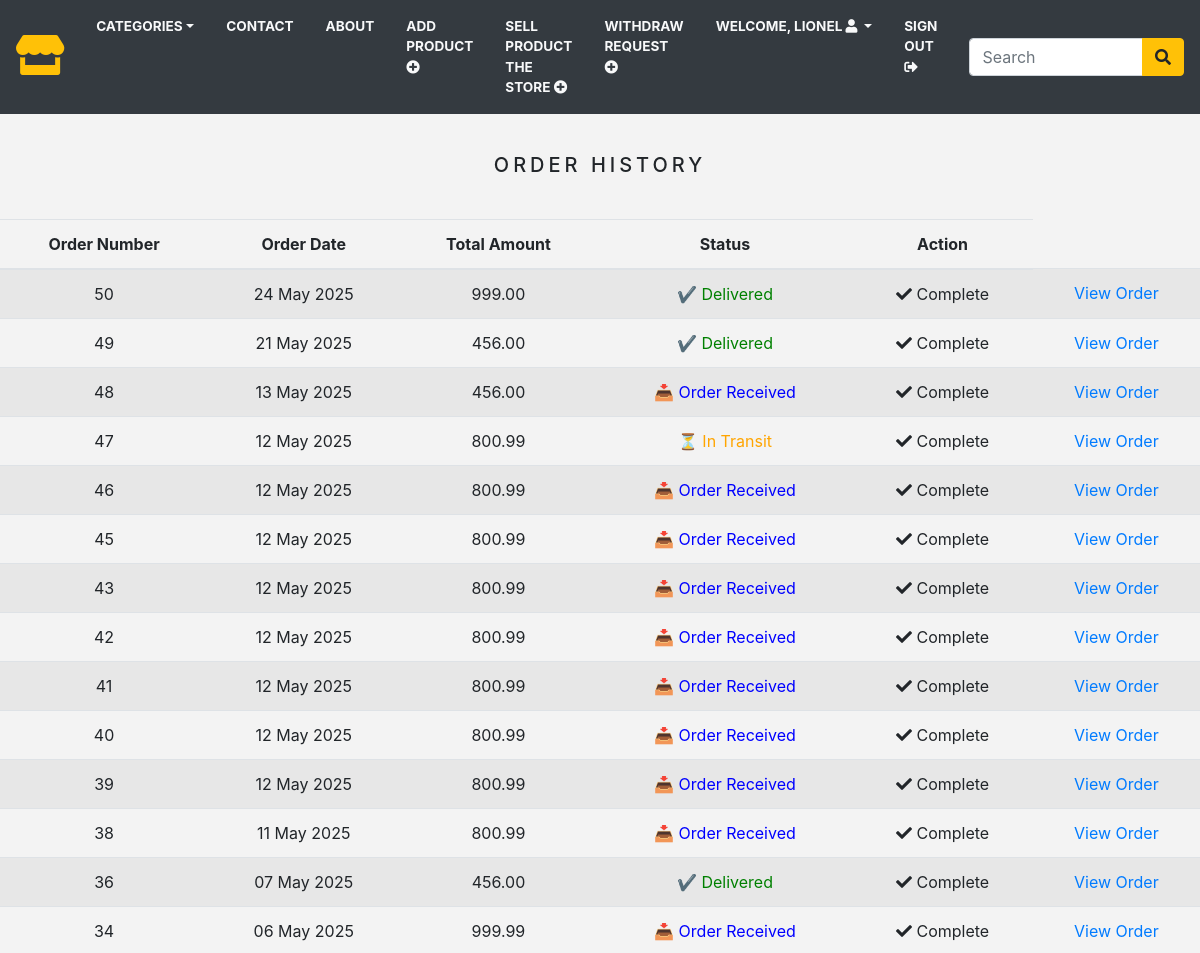
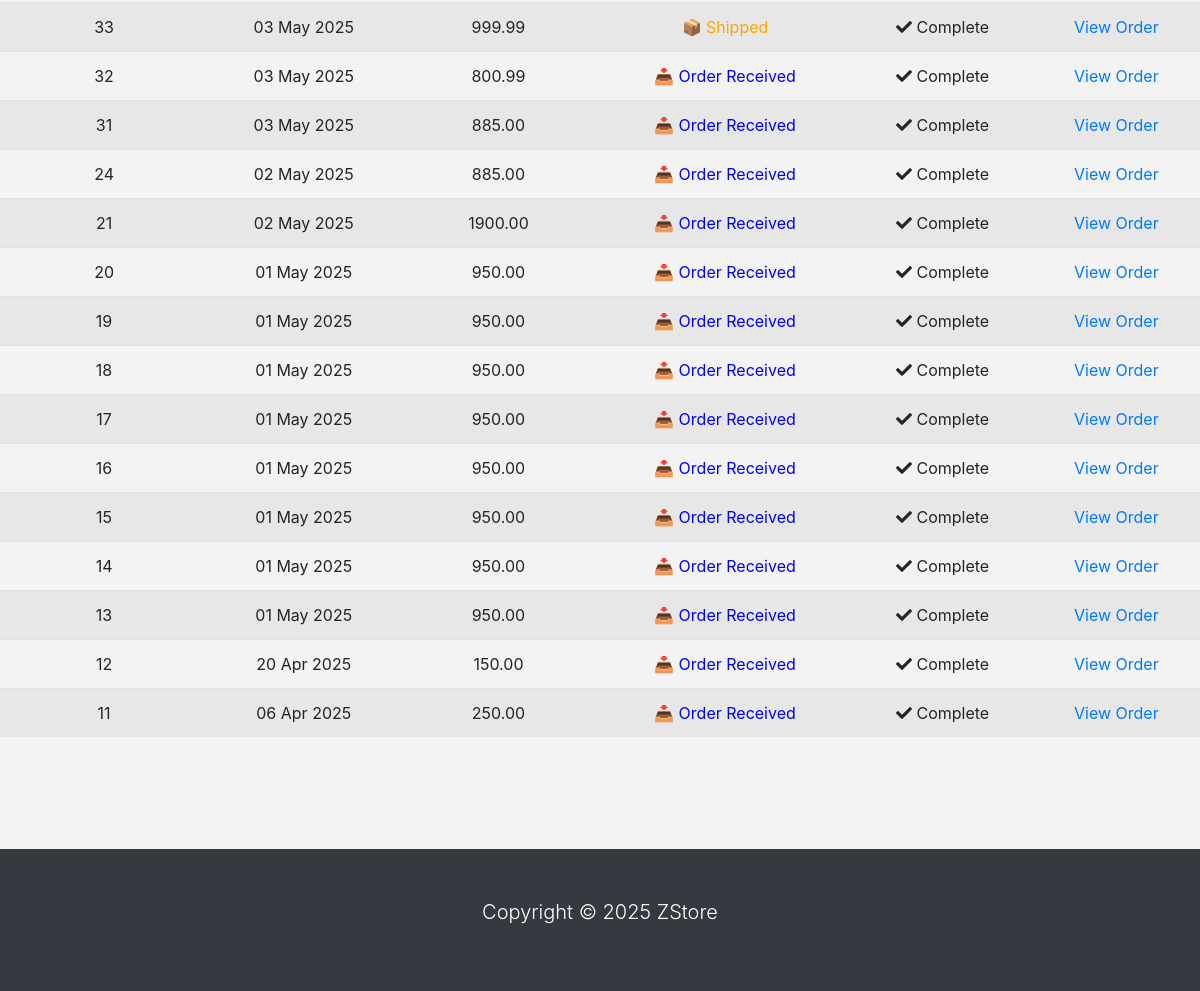
Screenshot of /order_history/ (signed in) with the database file from the repository (2 pictures, top to bottom).
### store/models.py (models this page shows)
class Order(models.Model):
    token = models.CharField(max_length=250, blank=True)
    total = models.DecimalField(max_digits=10, decimal_places=2, verbose_name='USD Order Total')
    emailAddress = models.EmailField(max_length=250, blank=True, verbose_name='Email Address')
    created = models.DateTimeField(auto_now_add=True)
    billingName = models.CharField(max_length=250, blank=True)
    billingAddress1 = models.CharField(max_length=250, blank=True)
    billingCity = models.CharField(max_length=250, blank=True)
    billingPostcode = models.CharField(max_length=250, blank=True)
    billingCountry = models.CharField(max_length=250, blank=True)
    shippingName = models.CharField(max_length=250, blank=True)
    shippingAddress1 = models.CharField(max_length=250, blank=True)
    shippingCity = models.CharField(max_length=250, blank=True)
    shippingPostcode = models.CharField(max_length=250, blank=True)
    shippingCountry = models.CharField(max_length=250, blank=True)
    user = models.ForeignKey(User, on_delete=models.SET_NULL, null=True)
    is_paid = models.BooleanField(default=False)
    is_delivered = models.BooleanField(default=False)
    buyer_confirmed = models.BooleanField(default=False)
    shipping_status = models.CharField(
        max_length=20,
        choices=[
        ("order_received", "Order Received"),
        ("shipped", "Shipped"),
        ("in_transit", "In Transit"),
        ("delivered", "Delivered"),
    ],
    default="order_received"
)
    class Meta:
        db_table = 'Order'
        ordering = ['-created']
    def __str__(self):
        return f"Order #{self.id}"

### store/views.py (the view)
# urls.py: path('order_history/', views.orderHistory, name='order_history'),
@login_required(redirect_field_name='next', login_url='signin')
def orderHistory(request):
    if request.user.is_authenticated:
        email = str(request.user.email)
        order_details = Order.objects.filter(emailAddress=email)
        print(email)
        print(order_details)
    return render(request, 'orders_list.html', {'order_details': order_details})

### store/templates/orders_list.html (shortened to what this page needs)
{% extends 'base.html' %}
{% load static %}
{% block content %}
  <div class="text-center">
    <br>
    <h1 class="text-center product_title">
      Order History
    </h1>
    <br>
    {% if order_details %}
      <table class="table table-striped">
        <thead>
          <tr>
            <th>Order Number</th>
            <th>Order Date</th>
            <th>Total Amount</th>
            <th>Status</th>
            <th>Action</th>
          </tr>
        </thead>
        <tbody>
          {% for order in order_details %}
            <tr>
              <td>{{ order.id }}</td>
              <td>{{ order.created|date:"d M Y" }}</td>
              <td>{{ order.total }}</td>
              <td>
                {% if order.shipping_status == 'delivered' %}
                  <span style="color:green;">✔ {{ order.get_shipping_status_display }}</span>
                {% elif order.shipping_status == 'shipped' %}
                  <span style="color:orange;">📦 {{ order.get_shipping_status_display }}</span>
                {% elif order.shipping_status == 'in_transit' %}
                  <span style="color:orange;">⏳ {{ order.get_shipping_status_display }}</span>
                {% elif order.shipping_status == 'order_received' %}
                  <span style="color:blue;">📥 {{ order.get_shipping_status_display }}</span>
                {% else %}
                  {{ order.get_shipping_status_display }}
                {% endif %}
              </td>
              <td><i class="fas fa-check"></i>&nbsp;Complete</td>
              <td><a href="{% url 'order_detail' order.id %}">View Order</a></td>
            </tr>
          {% endfor %}
        </tbody>
      </table>
    {% else %}
      <p>You have not placed any orders yet.
        <br><br>
        <a href="{% url 'home' %}" class="btn btn-secondary">Continue shopping</a>
      </p>
    {% endif %}
  </div>
  <br><br>
{% endblock %}

### store/templates/navbar.html (shortened to what this page needs)
<nav class="navbar navbar-expand-md navbar-light bg-dark">
  <a href="/" class="navbar-brand"><i class="fas fa-store text-warning fa-2x"></i></a>
  <div class="collapse navbar-collapse justify-content-between" id="nav">
  <ul class="navbar-nav">
    <li class="nav-item dropdown"><a class="nav-link text-light text-uppercase font-weight-bold px-3 dropdown-toggle"
      href="" data-toggle="dropdown">Categories</a>
    </li>
    <li class="nav-item"><a class="nav-link text-light text-uppercase font-weight-bold px-3" href="{% url 'contact' %}">Contact</a></li>
    <li class="nav-item"><a class="nav-link text-light text-uppercase font-weight-bold px-3" href="">About</a></li>
    {% if request.user.is_authenticated and request.user.userprofile.role == 'seller' or request.user.is_staff %}
     <li class="nav-item">
       <a class="nav-link text-light text-uppercase font-weight-bold px-3" href="{% url 'add_product' %}">
         Add Product <i class="fas fa-plus-circle"></i>
       </a>
    </li>
    <li class="nav-item">
      <a class="nav-link text-light text-uppercase font-weight-bold px-3" href="{% url 'sell_to_us' %}">
        Sell Product the Store <i class="fas fa-plus-circle"></i>
      </a>
    </li>
    <li class="nav-item">
      <a class="nav-link text-light text-uppercase font-weight-bold px-3" href="{% url 'withdraw_request' %}">
        Withdraw Request <i class="fas fa-plus-circle"></i>
      </a>
    </li>
    {% endif %}
    {% if request.user.is_authenticated and request.user.first_name %}
      <li class="nav-item dropdown">
        <a class="nav-link text-light text-uppercase font-weight-bold px-3 dropdown-toggle" data-toggle="dropdown">
          Welcome, {{ request.user.first_name }} <i class="fas fa-user circle"></i>
        </a>
      </li>
      <li class="nav-item">
        <a class="nav-link text-light text-uppercase font-weight-bold px-3" href="{% url 'signout' %}">
          Sign Out <i class="fas fa-sign-out-alt"></i>
        </a>
      </li>
    {% endif %}
  </ul>
  <form class="form-inline ml-3" action="{% url 'search' %}", method="GET">
    <div class="input-group">
      <input type="text" name="title" class="form-control" placeholder="Search">
      <div class="input-group-append">
        <button type="submit" class="btn btn-warning"><i class="fas fa-search"></i></button>
      </div>
    </div>
  </form>
  </div>
</nav>

### store/static/css/base.css (style rules this page uses)
body { background: #f3f3f3; }
.product_title { font-size: 20px; text-transform: uppercase; letter-spacing: .2em; padding-top: 15px; padding-bottom: 10px; }
.navbar .nav-link { font-size: 0.85rem; }

### store/templates/base.html (style rules this page uses)
.navbar .nav-link { font-size: 0.85rem; }

### rows the page displays
Order: id "50", created "24 May 2025", total "999.00", shipping_status "Delivered"
Order: id "49", created "21 May 2025", total "456.00", shipping_status "Delivered"
Order: id "48", created "13 May 2025", total "456.00", shipping_status "Order Received"
Order: id "47", created "12 May 2025", total "800.99", shipping_status "In Transit"
Order: id "46", created "12 May 2025", total "800.99", shipping_status "Order Received"
Order: id "45", created "12 May 2025", total "800.99", shipping_status "Order Received"
Order: id "43", created "12 May 2025", total "800.99", shipping_status "Order Received"
Order: id "42", created "12 May 2025", total "800.99", shipping_status "Order Received"
Order: id "41", created "12 May 2025", total "800.99", shipping_status "Order Received"
Order: id "40", created "12 May 2025", total "800.99", shipping_status "Order Received"
Order: id "39", created "12 May 2025", total "800.99", shipping_status "Order Received"
Order: id "38", created "11 May 2025", total "800.99", shipping_status "Order Received"
Order: id "36", created "07 May 2025", total "456.00", shipping_status "Delivered"
Order: id "34", created "06 May 2025", total "999.99", shipping_status "Order Received"
Order: id "33", created "03 May 2025", total "999.99", shipping_status "Shipped"
Order: id "32", created "03 May 2025", total "800.99", shipping_status "Order Received"
Order: id "31", created "03 May 2025", total "885.00", shipping_status "Order Received"
Order: id "24", created "02 May 2025", total "885.00", shipping_status "Order Received"
Order: id "21", created "02 May 2025", total "1900.00", shipping_status "Order Received"
Order: id "20", created "01 May 2025", total "950.00", shipping_status "Order Received"
Order: id "19", created "01 May 2025", total "950.00", shipping_status "Order Received"
Order: id "18", created "01 May 2025", total "950.00", shipping_status "Order Received"
Order: id "17", created "01 May 2025", total "950.00", shipping_status "Order Received"
Order: id "16", created "01 May 2025", total "950.00", shipping_status "Order Received"
Order: id "15", created "01 May 2025", total "950.00", shipping_status "Order Received"
Order: id "14", created "01 May 2025", total "950.00", shipping_status "Order Received"
Order: id "13", created "01 May 2025", total "950.00", shipping_status "Order Received"
Order: id "12", created "20 Apr 2025", total "150.00", shipping_status "Order Received"
Order: id "11", created "06 Apr 2025", total "250.00", shipping_status "Order Received"

### other values shown
{{ request.user.first_name }} "LIONEL"
